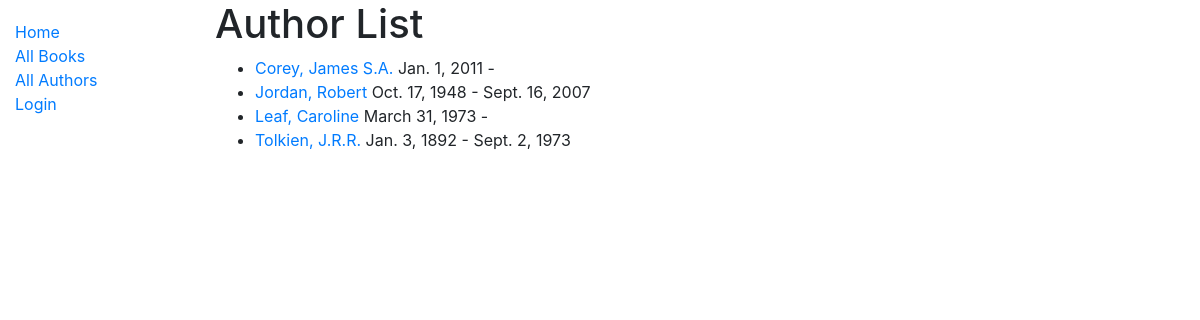
Screenshot of /catalog/authors/ with the database file from the repository.
### catalog/models.py (models this page shows)
class Author(models.Model):
    first_name = models.CharField(max_length=100)
    last_name = models.CharField(max_length=100)
    date_of_birth = models.DateField(null=True, blank=True)
    date_of_death = models.DateField('Died', null=True, blank=True)
    class Meta:
        ordering = ['last_name', 'first_name']
    def get_absolute_url(self):
        return reverse("author-detail", args=[str(self.id)])
    def __str__(self):
        return f'{self.last_name}, {self.first_name}'

### catalog/views.py (the view)
# urls.py: path('authors/', views.AuthorListView.as_view(), name='authors'),
class AuthorListView(generic.ListView):
    model = Author
    paginate_by = 25

### catalog/templates/catalog/author_list.html
{% extends 'base_generic.html' %}
{% block content %}
    <h1>Author List</h1>
    {% if author_list %}
    <ul>
        {% for author in author_list %}
        <li>
            <a href="{{ author.get_absolute_url }}">{{ author }}</a> {{ author.date_of_birth }} - {% if author.date_of_death %} {{ author.date_of_death }}{% endif %}
        </li>
        {% endfor %}
    </ul>
    {% else %}
        <p>There are no authors in the library.</p>
    {% endif %}
{% endblock %}

### rows the page displays
Author: last_name+first_name "Corey, James S.A.", date_of_birth "Jan. 1, 2011"
Author: last_name+first_name "Jordan, Robert", date_of_birth "Oct. 17, 1948", date_of_death "Sept. 16, 2007"
Author: last_name+first_name "Leaf, Caroline", date_of_birth "March 31, 1973"
Author: last_name+first_name "Tolkien, J.R.R.", date_of_birth "Jan. 3, 1892", date_of_death "Sept. 2, 1973"
